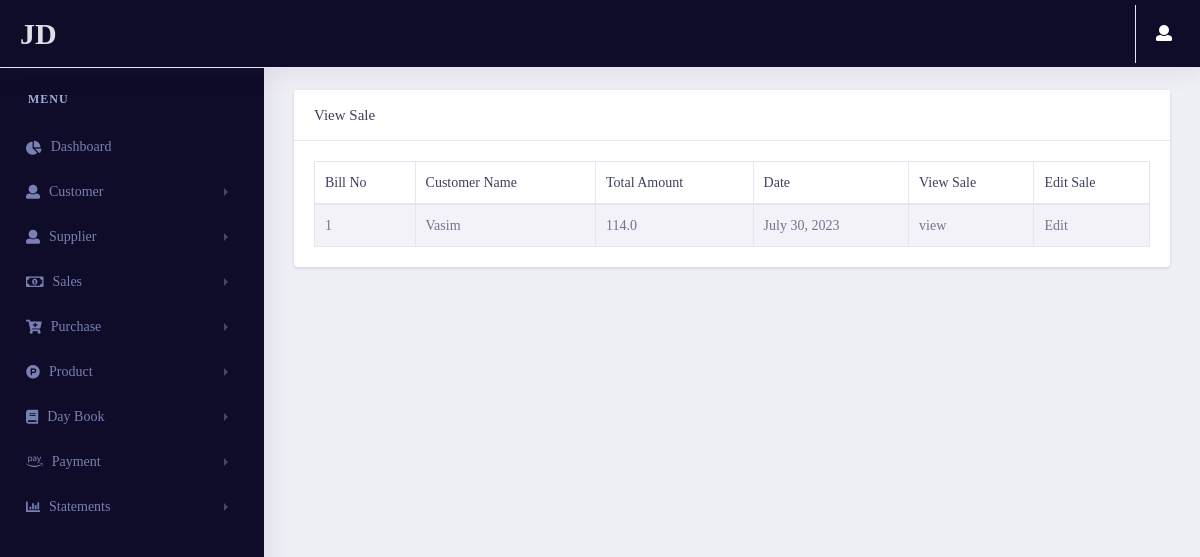
Before: /sale/viewsale/ (signed in) with the older database file.
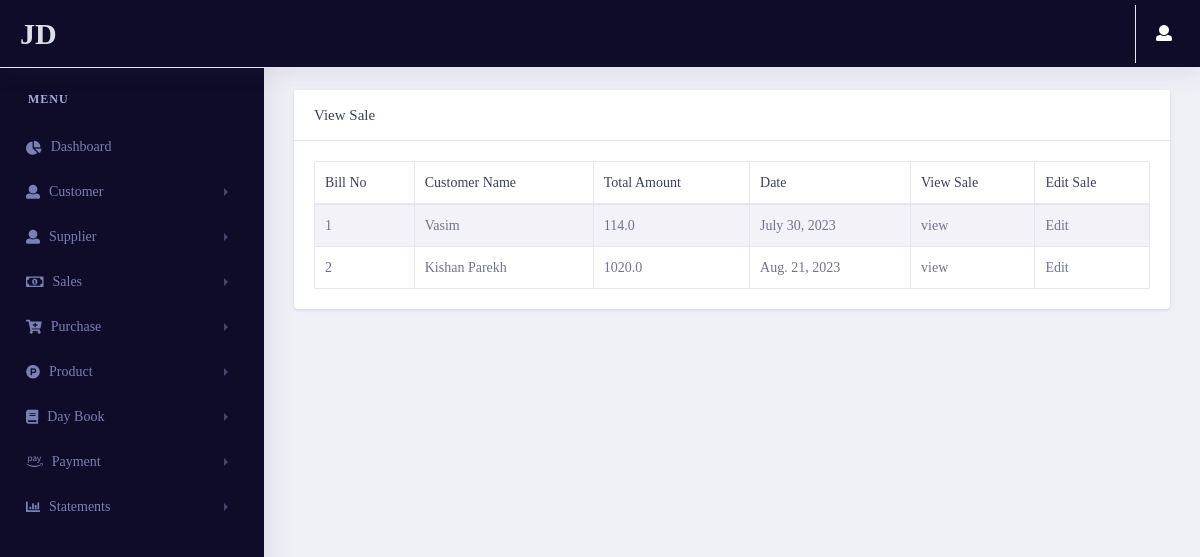
After: the same page with the newer database file.
### sales/models.py (models this page shows, shortened)
class Estimate_sales(models.Model):
    Bill_no = models.IntegerField()
    customer = models.ForeignKey(Customer_estimate,on_delete=models.CASCADE)
    date = models.DateField(auto_now_add=True)
    Total_amount = models.FloatField()
    Due_amount = models.FloatField()
    Round_off = models.FloatField()
    Grand_total = models.FloatField()
    id = models.UUIDField(default=uuid.uuid4 , unique=True , primary_key=True , editable=False)
    class Meta:
        indexes = [models.Index(fields=['Bill_no' , 'customer' , 'id'])]

### customer/models.py (models this page shows)
class Customer_estimate(models.Model):
    customer_id = models.CharField(max_length=10, null=True, blank=True)
    fullname = models.CharField(max_length=50)
    contactno = models.CharField(max_length=50)
    city = models.CharField(max_length=50)
    state = models.CharField(max_length=50)
    landmark = models.CharField(max_length=50)
    id = models.UUIDField(default=uuid.uuid4 , unique=True , primary_key=True , editable=False)
    def __str__(self):
        return self.fullname
    class Meta:
        indexes = [models.Index(fields = [ 'id' , 'fullname'])]

### sales/views.py (the view)
# urls.py: path('viewsale/',views.viewsale,name="viewsale"),
@login_required(login_url='login')
def viewsale(request):
    if request.user.groups.filter(name='Estimate').exists():
        Sale_data = Estimate_sales.objects.all()
    if request.user.groups.filter(name='GST').exists():
        Sale_data = gstsale.objects.all()
    context = {
        'Sale_data' : Sale_data
    }
    return render(request,"sales/viewsale.html",context)

### pages/templatetags/user_auth.py (called while the page is built)
@register.filter(name='has_group')
def has_group(user, group_name):
    group = Group.objects.get(name=group_name)
    return True if group in user.groups.all() else False

### sales/templates/sales/viewsale.html (shortened to what this page needs)
{% extends 'pages/base.html' %}
{% load static %}
{% load user_auth %}
{% block content %}
    <link rel="stylesheet" href="{% static 'vendor/bootstrap/css/bootstrap.min.css' %}">
    <link rel="stylesheet" type="text/css" href="{% static 'vendor/datatables/css/dataTables.bootstrap4.css' %}">
    <link href="{% static 'vendor/fonts/circular-std/style.css' %}" rel="stylesheet">
    <link rel="stylesheet" href="{% static 'libs/css/style.css' %}">
    <link rel="stylesheet" href="{% static 'vendor/fonts/fontawesome/css/fontawesome-all.css' %}">
{% if request.user|has_group:"Estimate" %}
<div class="row">
    <div class="col-xl-12 col-lg-12 col-md-12 col-sm-12 col-12">
        <div class="card">
        <h5 class="card-header">View Sale</h5>
            <div class="card-body">
                <div class="table-responsive">
                <table class="table table-striped table-bordered first">
                    <thead>
                        <tr>
                            <th>Bill No</th>
                            <th>Customer Name</th>
                            <th>Total Amount</th>
                            <th>Date</th>
                            <th>View Sale</th>
                            <th>Edit Sale</th>
                        </tr>
                    </thead>
                    <tbody>
                        {% for i in Sale_data %}
                        <tr>
                            <td>{{i.Bill_no}}</td>
                            <td>{{i.customer}}</td>
                            <td>{{i.Total_amount}}</td>
                            <td>{{i.date}}</td>
                            <td>
                                <a href="/sale/saleinvoice/{{i.id}}">view</a>
                            </td>
                            <td>
                                <a href="/sale/updatesale/{{i.id}}">Edit</a>
                            </td>
                        </tr>
                        {% endfor %}
                    </tbody>
                </table>
                </div>
            </div>
        </div>
    </div>
</div>
{% endif %}
{% endblock content %}

Changed rows visible on the page:
added Estimate_sales: Bill_no "2", customer "Kishan Parekh", Total_amount "1020.0", date "Aug. 21, 2023"
